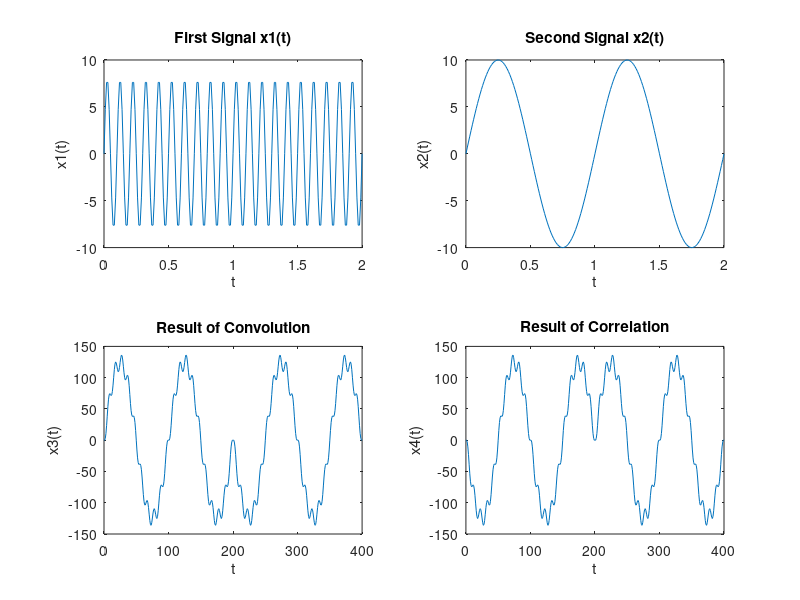

This figure's MATLAB source:
close all;
clear all;
t = 0:0.01:2;
x1 = 8*sin(2*pi*10*t);
x2 = 10*sin(2*pi*t);
x3 = conv(x1, x2);
x4 = xcorr(x1, x2);
n3 = length(x3);
t1 = 0:1:n3-1;

subplot(2,2,1);
plot(t, x1);
xlabel('t');
ylabel('x1(t)');
title('First Signal x1(t)');

subplot(2,2,2);
plot(t, x2);
xlabel('t');
ylabel('x2(t)');
title('Second Signal x2(t)');

subplot(2,2,3);
plot(t1, x3);
xlabel('t');
ylabel('x3(t)');
title('Result of Convolution');

subplot(2,2,4);
plot(t1, x4);
xlabel('t');
ylabel('x4(t)');
title('Result of Correlation');